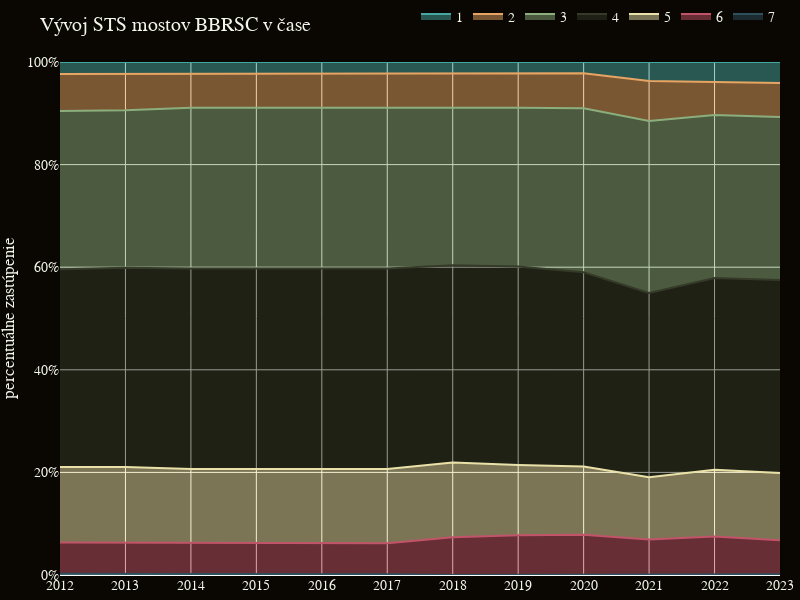

The notebook cell saved with this chart:
### Code cell
import plotly.graph_objects as go

# Define the color palette
color_palette = ['#46a7a2', '#e7a564',
                 '#8bae7c', '#353a29', '#eae1a9',
                 '#c25469', '#2d505d'
                 ]

# Transpose the DataFrame for plotting: years as columns, conditions as rows
data_for_plotting = relative_condition_counts.set_index(
    'Condition').T.reset_index()
data_for_plotting.rename(columns={'index': 'Year'}, inplace=True)

# Update year labels
years = ['{}'.format(year) for year in range(2012, 2024)]
data_for_plotting['Year'] = years

# Create a figure
fig = go.Figure()

# Add a trace for each condition in reverse order
for i, condition in reversed(list(enumerate(relative_condition_counts['Condition'].unique()))):
    fig.add_trace(go.Scatter(
        x=data_for_plotting['Year'],
        y=data_for_plotting[condition],
        mode='lines',
        stackgroup='one',  # This option stacks the areas
        name=str(condition),  # Label for the legend
        # Apply color from the palette
        line=dict(color=color_palette[i % len(color_palette)])
    ))
fig_width = 800
# Update the layout
fig.update_layout(
    title='Vývoj STS mostov BBRSC v čase',
    # xaxis_title='rok',
    yaxis_title='percentuálne zastúpenie',
    yaxis=dict(ticksuffix="%", range=[0, 100]
               ),  # Set y-axis range from 0 to 100%
    # Set font family to Montserrat
    font=dict(family="Montserrat, sans-serif", size=14, color="#F2F5EA"),
    legend=dict(
        orientation="h",  # Horizontal legend orientation
        yanchor="top",  # Anchor legend to the top
        y=1.120,  # Position the legend slightly above the plot
        xanchor="right",  # Anchor legend to the right
        x=1  # Align legend to the right
    ),
    # Set x-axis tick values and labels
    xaxis=dict(
        tickvals=[str(year) for year in range(2012, 2024)],
        ticktext=['2012', '2013', '2014', '2015', '2016', '2017',
                  '2018', '2019', '2020', '2021', '2022', '2023']
    ),
    plot_bgcolor='#0c0803',  # Set dark background color for plot area
    paper_bgcolor='#0A0702',  # Set dark background color for paper area
    margin=dict(l=0, r=20, t=50, b=25),  # Adjust margins for tight layout
    width=fig_width,  # Set figure width
    height=(fig_width/8)*6  # Set figure height
)

# Show the figure
fig.show()

### Figure 1 — Plotly figure (JSON) as saved in the notebook; plotly's stock layout.template omitted (floating-point values rounded to 4 significant figures)
{"data": [{"line": {"color": "#2d505d"}, "mode": "lines", "name": "7", "stackgroup": "one", "type": "scatter", "x": ["2012", "2013", "2014", "2015", "2016", "2017", "2018", "2019", "2020", "2021", "2022", "2023"], "y": [0.2581, 0.2581, 0.129, 0.129, 0.129, 0.129, 0, 0, 0, 0.1279, 0.1276, 0.1276]}, {"line": {"color": "#c25469"}, "mode": "lines", "name": "6", "stackgroup": "one", "type": "scatter", "x": ["2012", "2013", "2014", "2015", "2016", "2017", "2018", "2019", "2020", "2021", "2022", "2023"], "y": [6.065, 6.065, 6.065, 6.065, 6.065, 6.065, 7.355, 7.742, 7.861, 6.777, 7.398, 6.633]}, {"line": {"color": "#eae1a9"}, "mode": "lines", "name": "5", "stackgroup": "one", "type": "scatter", "x": ["2012", "2013", "2014", "2015", "2016", "2017", "2018", "2019", "2020", "2021", "2022", "2023"], "y": [14.71, 14.71, 14.45, 14.45, 14.45, 14.45, 14.58, 13.68, 13.27, 12.15, 13.01, 13.14]}, {"line": {"color": "#353a29"}, "mode": "lines", "name": "4", "stackgroup": "one", "type": "scatter", "x": ["2012", "2013", "2014", "2015", "2016", "2017", "2018", "2019", "2020", "2021", "2022", "2023"], "y": [38.58, 38.84, 39.1, 39.1, 39.1, 39.1, 38.45, 38.71, 37.89, 35.93, 37.37, 37.63]}, {"line": {"color": "#8bae7c"}, "mode": "lines", "name": "3", "stackgroup": "one", "type": "scatter", "x": ["2012", "2013", "2014", "2015", "2016", "2017", "2018", "2019", "2020", "2021", "2022", "2023"], "y": [30.84, 30.71, 31.35, 31.35, 31.35, 31.35, 30.84, 30.97, 31.96, 33.5, 31.76, 31.76]}, {"line": {"color": "#e7a564"}, "mode": "lines", "name": "2", "stackgroup": "one", "type": "scatter", "x": ["2012", "2013", "2014", "2015", "2016", "2017", "2018", "2019", "2020", "2021", "2022", "2023"], "y": [7.226, 7.097, 6.71, 6.71, 6.71, 6.71, 6.581, 6.581, 6.83, 7.801, 6.505, 6.633]}, {"line": {"color": "#46a7a2"}, "mode": "lines", "name": "1", "stackgroup": "one", "type": "scatter", "x": ["2012", "2013", "2014", "2015", "2016", "2017", "2018", "2019", "2020", "2021", "2022", "2023"], "y": [2.323, 2.323, 2.194, 2.194, 2.194, 2.194, 2.194, 2.323, 2.191, 3.708, 3.827, 4.082]}], "layout": {"font": {"color": "#F2F5EA", "family": "Montserrat, sans-serif", "size": 14}, "height": 600, "legend": {"orientation": "h", "x": 1, "xanchor": "right", "y": 1.12, "yanchor": "top"}, "margin": {"b": 25, "l": 0, "r": 20, "t": 50}, "paper_bgcolor": "#0A0702", "plot_bgcolor": "#0c0803", "title": {"text": "Vývoj STS mostov BBRSC v čase"}, "width": 800, "xaxis": {"ticktext": ["2012", "2013", "2014", "2015", "2016", "2017", "2018", "2019", "2020", "2021", "2022", "2023"], "tickvals": ["2012", "2013", "2014", "2015", "2016", "2017", "2018", "2019", "2020", "2021", "2022", "2023"]}, "yaxis": {"range": [0, 100], "ticksuffix": "%", "title": {"text": "percentuálne zastúpenie"}}}}
